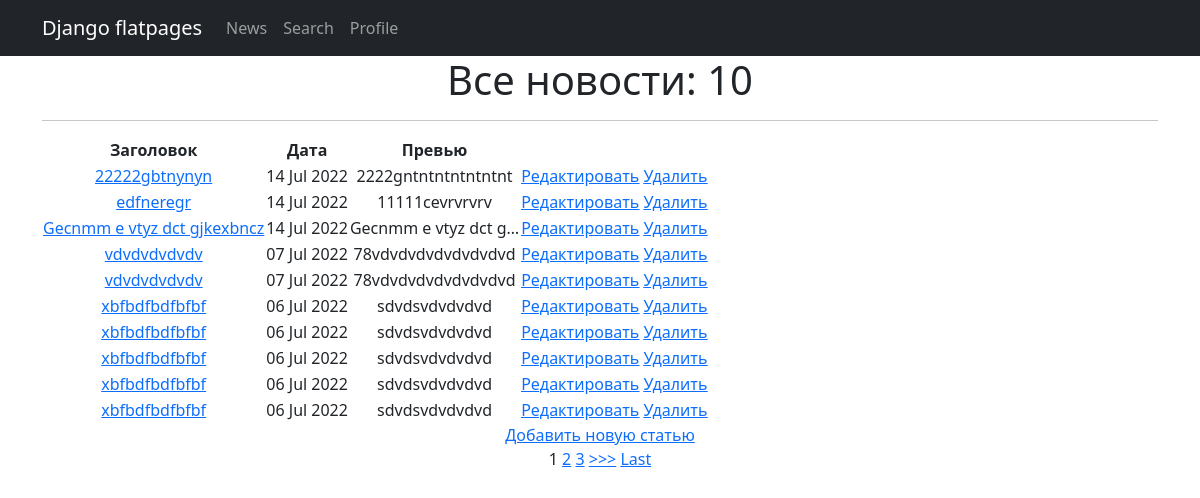
The page /news/ on the database as committed earlier.
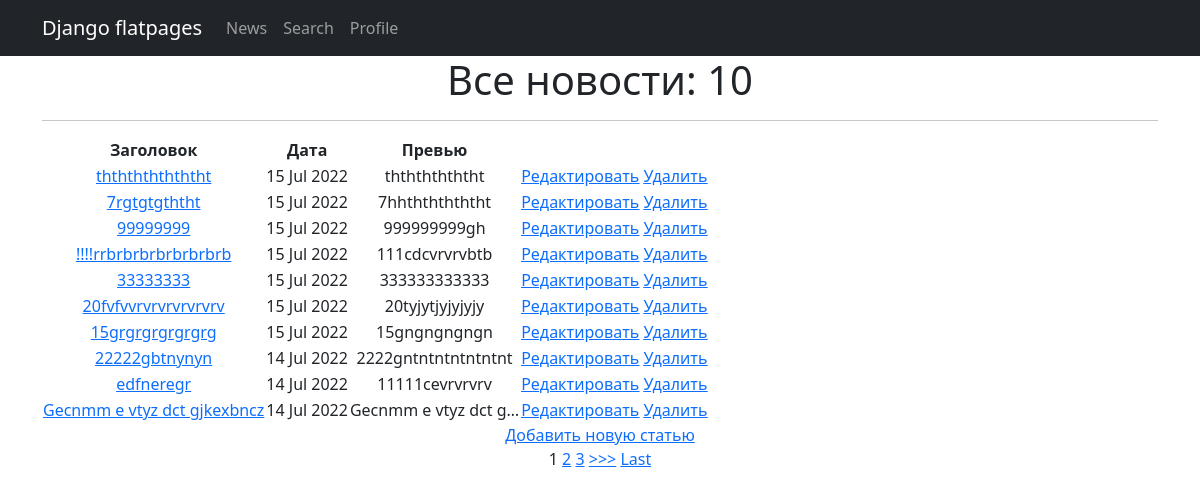
The same page on the database as committed later.
### news/models.py (models this page shows, shortened)
class Post(models.Model):
    article = 'ar'
    news = 'nw'
    NEWS_POST = [
        (article, 'Статья'),
        (news, 'Новость'),
    ]
    post_author = models.ForeignKey(Author, on_delete=models.CASCADE, verbose_name='Автор')
    news_post = models.CharField(max_length=2, choices=NEWS_POST, default=article)
    post_data = models.DateTimeField(auto_now_add=True)
    header_post = models.CharField(max_length=255)
    text_post = models.TextField()
    rating_post = models.IntegerField(default=0)
    post_category = models.ManyToManyField(Category, through='PostCategory', verbose_name='Категория')

### news/views.py (the view)
# urls.py: path('', NewsList.as_view()),
class NewsList(ListView):
    model = Post
    ordering = '-id'
    template_name = 'news.html'
    context_object_name = 'news'
    paginate_by = 10

### news/templatetags/censor.py (called while the page is built)
@register.filter()
def censor(value):
   badwords = ('Алоха', 'пост', 'метис', 'привет')
   value = value.split()
   for index, word in enumerate(value):
      if any(badword in word for badword in badwords):
         value[index] = word[0] + "".join('*' if c.isalpha() else c for c in word)
         value[index] = value[index].replace('*', '', 1)
   return " ".join(value)

### templates/news.html (shortened to what this page needs)
{% extends 'flatpages/default.html' %}
{% load censor %}
{% block content %}
<h1>Все новости: {{ news|length }}</h1>
<hr>
{% if news %}
      <table>
           <tr>
               <td><b>Заголовок</b></td>
               <td><b>Дата</b></td>
               <td><b>Превью</b></td>
           </tr>
          {% for post in news %}
           <tr>
               <td>
            <a href = "{% url 'news_' post.id %}">{{ post.header_post|censor }}</a></td>
               <td>{{ post.post_data|date:'d M Y'}}</td>
               <td>{{ post.text_post|truncatechars:20|censor }}</td>
               <td><a href="{% url 'edit' post.id %}"><u>Редактировать</u></a>
            <a href="{% url 'delete' post.id %}"><u> Удалить </u></a> </td>
           </tr>
           {% endfor %}
       </table>
   {% else %}
       <h2>Новостей нет!</h2>
   {% endif %}
<a href="{% url 'add' %}">Добавить новую статью</a> <br>
{% if is_paginated %}
    {% for num in page_obj.paginator.page_range %}
        {% if page_obj.number == num %}
            <a>{{ num }}</a>
        {% elif num > page_obj.number|add:'-3' and num < page_obj.number|add:'3' %}
            <a href="?page={{ num }}">{{ num }}</a>
        {% endif %}
    {% endfor %}
    {% if page_obj.has_next %}
        <a href="?page={{ page_obj.next_page_number }}">>>></a>
        <a href="?page={{ page_obj.paginator.num_pages }}">Last</a>
    {% endif %}
{% endif %}
{% endblock content %}

Rows that differ between the two databases and show on the page:
no longer on this page (row unchanged): Post: header_post|censor "vdvdvdvdvdv", post_data "07 Jul 2022", text_post|censor "78vdvdvdvdvdvdvdvd"
no longer on this page (row unchanged): Post: header_post|censor "vdvdvdvdvdv", post_data "07 Jul 2022", text_post|censor "78vdvdvdvdvdvdvdvd"
no longer on this page (row unchanged): Post: header_post|censor "xbfbdfbdfbfbf", post_data "06 Jul 2022", text_post|censor "sdvdsvdvdvdvd"
no longer on this page (row unchanged): Post: header_post|censor "xbfbdfbdfbfbf", post_data "06 Jul 2022", text_post|censor "sdvdsvdvdvdvd"
no longer on this page (row unchanged): Post: header_post|censor "xbfbdfbdfbfbf", post_data "06 Jul 2022", text_post|censor "sdvdsvdvdvdvd"
no longer on this page (row unchanged): Post: header_post|censor "xbfbdfbdfbfbf", post_data "06 Jul 2022", text_post|censor "sdvdsvdvdvdvd"
no longer on this page (row unchanged): Post: header_post|censor "xbfbdfbdfbfbf", post_data "06 Jul 2022", text_post|censor "sdvdsvdvdvdvd"
added Post: header_post|censor "thththththththt", post_data "15 Jul 2022", text_post|censor "ththththththt"
added Post: header_post|censor "7rgtgtgththt", post_data "15 Jul 2022", text_post|censor "7hhthththththt"
added Post: header_post|censor "99999999", post_data "15 Jul 2022", text_post|censor "999999999gh"
added Post: header_post|censor "!!!!rrbrbrbrbrbrbrbrb", post_data "15 Jul 2022", text_post|censor "111cdcvrvrvbtb"
added Post: header_post|censor "33333333", post_data "15 Jul 2022", text_post|censor "333333333333"
added Post: header_post|censor "20fvfvvrvrvrvrvrvrv", post_data "15 Jul 2022", text_post|censor "20tyjytjyjyjyjy"
added Post: header_post|censor "15grgrgrgrgrgrg", post_data "15 Jul 2022", text_post|censor "15gngngngngn"
